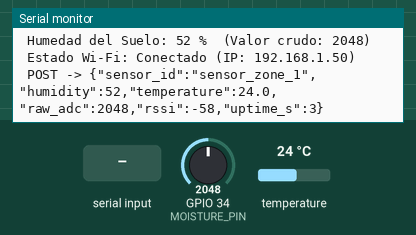
The sketch below on a simulated ESP32. Parts: the last lines printed to the serial monitor. The inputs (shaded band) are chosen by the test bench; at power-on: GPIO 34 (MOISTURE_PIN) = 2048, temperature 24 °C. WiFi joins after 1.5 s; servers stay silent unless stated; uploads are accepted with an empty reply; EEPROM starts erased.

Above: at 3.7 s.
3.8 s: "cal dry\n" received over Serial
5.5 s: GPIO 34 (MOISTURE_PIN) set to 491
At 10.7 s:
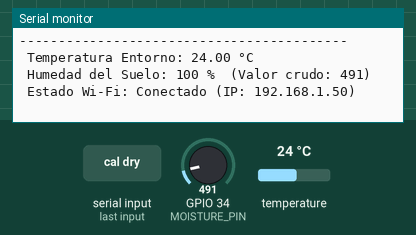
10.8 s: "cal wet\n" received over Serial
At 16.7 s:
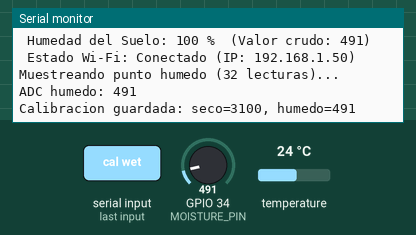
17.2 s: temperature set to 12 °C
At 17.9 s:
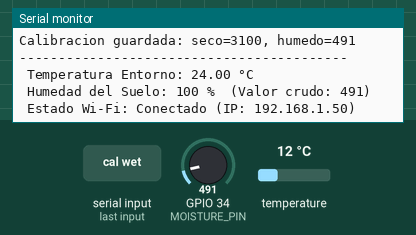

Measured:
- after the input at 5.5 s, the serial monitor: prints a new line after 3.9 s (image 1)
- after the input at 10.8 s, the serial monitor: prints a new line after 4.7 s (image 2)

The sketch:

sketch.ino
```cpp
#include <WiFi.h>
#include <WiFiClientSecure.h>
#include <HTTPClient.h>
#include <OneWire.h>
#include <DallasTemperature.h>
#include <Preferences.h>

// --- TUS CREDENCIALES DE WI-FI ---
const char* ssid = "Yak-3";
const char* password = "sbgs8189";

// --- BACKEND (URL del túnel Cloudflare, con la ruta completa) ---
// ---- cloudflared tunnel --url http://localhost:80 + "URL/api/sensors/ingest
const char* INGEST_URL = "https://breeding-validity-observer-juvenile.trycloudflare.com/api/sensors/ingest";
const char* HEARTBEAT_URL = "https://breeding-validity-observer-juvenile.trycloudflare.com/api/sensors/gateway/heartbeat";
const char* SENSOR_ID  = "sensor_zone_1";
const unsigned long SEND_INTERVAL_MS = 30000;   // envío cada 30 s
const unsigned long HEARTBEAT_INTERVAL_MS = 15000; // heartbeat cada 15 s
unsigned long lastSend = 0;
unsigned long lastHeartbeat = 0;

// --- ASIGNACIÓN DE PINES ---
#define ONE_WIRE_BUS 4          // Pin del sensor DS18B20 (GPIO 4)
#define MOISTURE_PIN 34         // Pin del sensor capacitivo de humedad (GPIO 34 / A2)

OneWire oneWire(ONE_WIRE_BUS);
DallasTemperature sensors(&oneWire);

// Calibración del sensor de humedad
const int DEFAULT_DRY_ADC = 3100;
const int DEFAULT_WET_ADC = 1100;
const int CALIBRATION_SAMPLES = 32;
const char* CALIBRATION_NAMESPACE = "soil-cal";
int valorSeco = DEFAULT_DRY_ADC;
int valorHumedo = DEFAULT_WET_ADC;
Preferences calibrationStorage;

int readMoistureRaw() {
  long total = 0;
  for (int i = 0; i < CALIBRATION_SAMPLES; i++) {
    total += analogRead(MOISTURE_PIN);
    delay(10);
  }
  return total / CALIBRATION_SAMPLES;
}

void loadCalibration() {
  if (!calibrationStorage.begin(CALIBRATION_NAMESPACE, true)) {
    Serial.println("Error: no se pudo abrir la memoria de calibracion.");
    return;
  }
  valorSeco = calibrationStorage.getInt("dry", DEFAULT_DRY_ADC);
  valorHumedo = calibrationStorage.getInt("wet", DEFAULT_WET_ADC);
  calibrationStorage.end();

  if (valorSeco <= valorHumedo) {
    Serial.println("Calibracion invalida guardada; usando valores por defecto.");
    valorSeco = DEFAULT_DRY_ADC;
    valorHumedo = DEFAULT_WET_ADC;
  }
}

void saveCalibration(int dryAdc, int wetAdc) {
  if (dryAdc <= wetAdc || dryAdc > 4095 || wetAdc < 0) {
    Serial.println("Error: calibracion fuera de rango; seco debe ser mayor que humedo (0-4095).");
    return;
  }

  if (!calibrationStorage.begin(CALIBRATION_NAMESPACE, false)) {
    Serial.println("Error: no se pudo guardar la calibracion.");
    return;
  }
  const size_t dryBytes = calibrationStorage.putInt("dry", dryAdc);
  const size_t wetBytes = calibrationStorage.putInt("wet", wetAdc);
  calibrationStorage.end();
  if (dryBytes == 0 || wetBytes == 0) {
    Serial.println("Error: no se pudo escribir la calibracion completa.");
    return;
  }
  valorSeco = dryAdc;
  valorHumedo = wetAdc;
  Serial.printf("Calibracion guardada: seco=%d, humedo=%d\n", valorSeco, valorHumedo);
}

void printCalibrationHelp() {
  Serial.println("Comandos de calibracion:");
  Serial.println("  cal dry   - coloca el sensor en suelo seco y toma muestras");
  Serial.println("  cal wet   - coloca el sensor en suelo humedo y toma muestras");
  Serial.println("  cal show  - muestra los valores actuales");
  Serial.println("  cal reset - restaura los valores por defecto");
}

void printCalibration() {
  Serial.printf("Calibracion actual: seco=%d, humedo=%d\n", valorSeco, valorHumedo);
}

void handleSerialCommand() {
  if (!Serial.available()) return;

  String command = Serial.readStringUntil('\n');
  command.trim();
  command.toLowerCase();

  if (command == "cal dry" || command == "cal wet") {
    const bool drySample = command == "cal dry";
    Serial.printf("Muestreando punto %s (%d lecturas)...\n",
      drySample ? "seco" : "humedo", CALIBRATION_SAMPLES);
    const int value = readMoistureRaw();
    Serial.printf("ADC %s: %d\n", drySample ? "seco" : "humedo", value);
    saveCalibration(drySample ? value : valorSeco, drySample ? valorHumedo : value);
  } else if (command == "cal show") {
    printCalibration();
  } else if (command == "cal reset") {
    saveCalibration(DEFAULT_DRY_ADC, DEFAULT_WET_ADC);
  } else if (command == "cal help") {
    printCalibrationHelp();
  } else {
    Serial.println("Comando no reconocido. Escribe 'cal help'.");
  }
}

void conectarWiFi() {
  Serial.print("Conectando a ");
  Serial.println(ssid);

  WiFi.mode(WIFI_STA);
  WiFi.begin(ssid, password);

  int intentos = 0;
  while (WiFi.status() != WL_CONNECTED && intentos < 30) {
    delay(500);
    Serial.print(".");
    intentos++;
  }

  if (WiFi.status() == WL_CONNECTED) {
    Serial.println("\n¡Conectado a la red Wi-Fi!");
    Serial.print("IP: ");
    Serial.println(WiFi.localIP());
    Serial.print("RSSI (Señal): ");
    Serial.print(WiFi.RSSI());
    Serial.println(" dBm");
  } else {
    Serial.println("\nNo se pudo conectar al Wi-Fi");
  }
}

// Envía la lectura al backend. Devuelve el código HTTP (o <0 si falló).
int enviarLectura(float tempC, int porcentajeHumedad, int valorHumedadRaw) {
  if (WiFi.status() != WL_CONNECTED) return -1;

  char body[200];
  snprintf(body, sizeof(body),
    "{\"sensor_id\":\"%s\",\"humidity\":%d,\"temperature\":%.1f,\"raw_adc\":%d,\"rssi\":%d,\"uptime_s\":%lu}",
    SENSOR_ID, porcentajeHumedad, tempC, valorHumedadRaw, WiFi.RSSI(), millis() / 1000);

  Serial.print(" POST -> ");
  Serial.println(body);

  WiFiClientSecure client;
  client.setInsecure();            // sin validar certificado (suficiente para pruebas)
  HTTPClient http;
  http.setConnectTimeout(15000);
  http.setTimeout(15000);
  http.setFollowRedirects(HTTPC_STRICT_FOLLOW_REDIRECTS);

  int code = -1;
  if (http.begin(client, INGEST_URL)) {
    http.addHeader("Content-Type", "application/json");
    code = http.POST(body);
    if (code > 0) {
      Serial.print(" HTTP ");
      Serial.print(code);
      Serial.print(" -> ");
      Serial.println(http.getString());
    } else {
      Serial.print(" Error HTTP: ");
      Serial.println(HTTPClient::errorToString(code));
    }
    http.end();
  }
  return code;
}

// Confirma que el nodo sigue conectado aunque el sensor de temperatura falle.
int enviarHeartbeat() {
  if (WiFi.status() != WL_CONNECTED) return -1;

  char body[120];
  snprintf(body, sizeof(body),
    "{\"sensor_id\":\"%s\",\"rssi\":%d,\"uptime_s\":%lu}",
    SENSOR_ID, WiFi.RSSI(), millis() / 1000);

  WiFiClientSecure client;
  client.setInsecure();
  HTTPClient http;
  http.setConnectTimeout(15000);
  http.setTimeout(15000);
  http.setFollowRedirects(HTTPC_STRICT_FOLLOW_REDIRECTS);

  int code = -1;
  if (http.begin(client, HEARTBEAT_URL)) {
    http.addHeader("Content-Type", "application/json");
    code = http.POST(body);
    Serial.print(" HEARTBEAT -> ");
    if (code > 0) {
      Serial.println(code);
    } else {
      Serial.println(HTTPClient::errorToString(code));
    }
    http.end();
  } else {
    Serial.println(" HEARTBEAT -> no se pudo iniciar HTTP");
  }
  return code;
}

void setup() {
  Serial.begin(115200);
  delay(1000);

  // Inicializar sensores
  sensors.begin();
  pinMode(MOISTURE_PIN, INPUT);
  loadCalibration();
  printCalibration();
  printCalibrationHelp();

  // Conectar a internet
  conectarWiFi();
}

void loop() {
  handleSerialCommand();

  // 1. Verificar y mantener la conexión Wi-Fi (Reconexión automática)
  if (WiFi.status() != WL_CONNECTED) {
    Serial.println("WiFi perdido, reconectando...");
    conectarWiFi();
  }

  // 2. Lectura de Temperatura del Entorno (DS18B20)
  sensors.requestTemperatures();
  float tempC = sensors.getTempCByIndex(0);

  // 3. Lectura de Humedad del Suelo
  int valorHumedadRaw = readMoistureRaw();
  int porcentajeHumedad = map(valorHumedadRaw, valorSeco, valorHumedo, 0, 100);
  porcentajeHumedad = constrain(porcentajeHumedad, 0, 100);

  // 4. Mostrar todos los datos en el Monitor Serial
  Serial.println("------------------------------------------");

  bool tempOk = (tempC != DEVICE_DISCONNECTED_C);
  if (!tempOk) {
    Serial.println(" Error: No se detecta el sensor DS18B20.");
  } else {
    Serial.print(" Temperatura Entorno: ");
    Serial.print(tempC);
    Serial.println(" °C");
  }

  Serial.print(" Humedad del Suelo: ");
  Serial.print(porcentajeHumedad);
  Serial.print(" %  (Valor crudo: ");
  Serial.print(valorHumedadRaw);
  Serial.println(")");

  Serial.println(" Estado Wi-Fi: Conectado (IP: " + WiFi.localIP().toString() + ")");

  // 5. Enviar al dashboard cada 30 s (solo si el DS18B20 lee bien)
  if (tempOk && (lastSend == 0 || millis() - lastSend >= SEND_INTERVAL_MS)) {
    lastSend = millis();
    enviarLectura(tempC, porcentajeHumedad, valorHumedadRaw);
  }

  // Mantener el heartbeat independiente de las lecturas de sensores.
  if (lastHeartbeat == 0 || millis() - lastHeartbeat >= HEARTBEAT_INTERVAL_MS) {
    lastHeartbeat = millis();
    enviarHeartbeat();
  }

  // Esperar 5 segundos antes de la siguiente lectura
  delay(5000);
}
```
